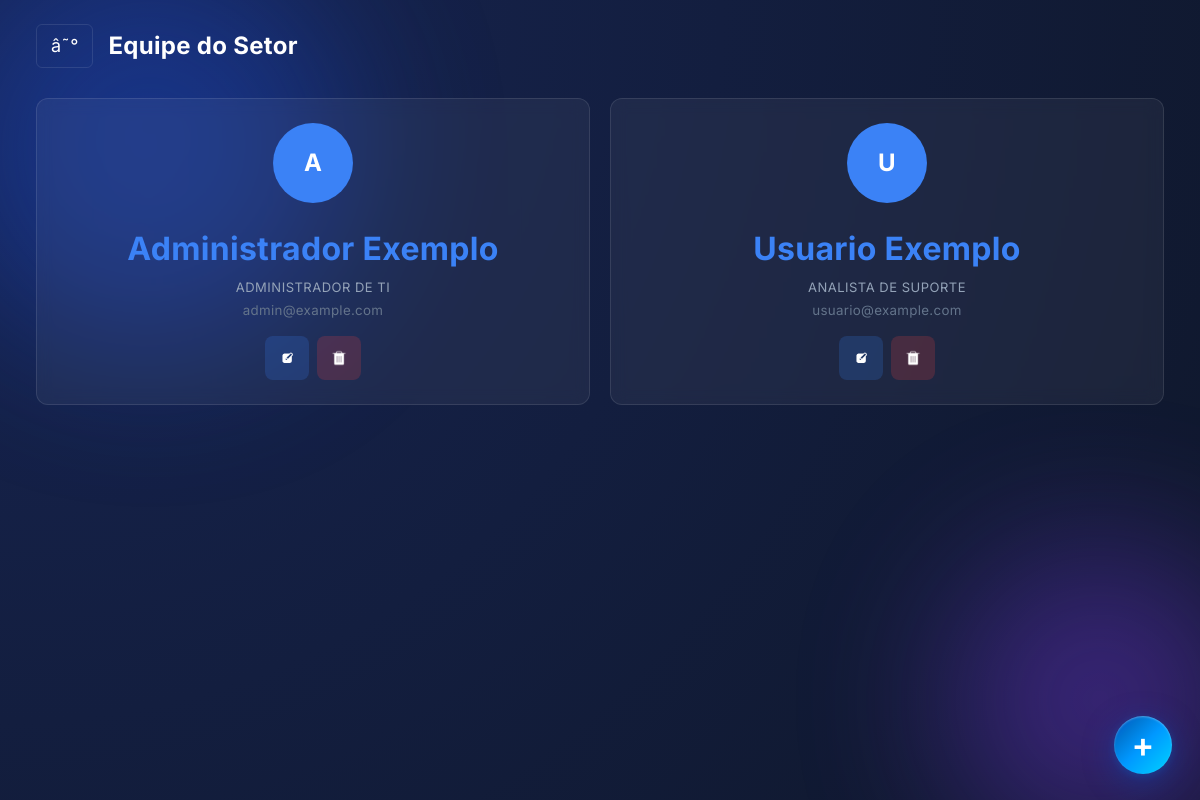
/pages/usuario.php (signed in), run on the app's committed database.
### tables this page shows
CREATE TABLE `usuarios` (
  `id` int(11) NOT NULL,
  `nome` varchar(150) NOT NULL,
  `email` varchar(150) NOT NULL,
  `senha` varchar(255) NOT NULL,
  `foto` longblob DEFAULT NULL,
  `cargo` varchar(100) DEFAULT NULL,
  `setor_id` int(11) NOT NULL,
  `ativo` tinyint(1) DEFAULT 1,
  `criado_em` timestamp NOT NULL DEFAULT current_timestamp(),
  `tipo` enum('admin','usuario') NOT NULL DEFAULT 'usuario'
);

### pages/usuario.php (the view, shortened to what this page needs)
<?php
require_once $_SERVER['DOCUMENT_ROOT'] . "/estoquemh/cone.php";
$isAdmin = ($_SESSION['usuario']['tipo'] ?? '') === 'admin';
$setor_id = $_SESSION['usuario']['setor_id'];
$sql_usuarios = "
SELECT id, nome, email, cargo, foto
FROM usuarios
WHERE setor_id = $setor_id
ORDER BY nome";
$result_usuarios = mysqli_query($cone, $sql_usuarios);
?>
<!DOCTYPE html>
<html lang="pt-br">
<head>
    <link rel="stylesheet" href="/estoquemh/css/style.css">
</head>
<body>
<div class="ambient-bg">
    <div class="orb orb-1"></div>
    <div class="orb orb-2"></div>
</div>
<div class="layout">
    <div class="main-content">
        <header class="topbar">
            <div style="display: flex; align-items: center; gap: 15px;">
                <button class="btn-toggle" onclick="toggleSidebar()">â˜°</button>
                <h1>Equipe do Setor</h1>
            </div>
        </header>
        <section class="cards">
            <?php if ($result_usuarios && mysqli_num_rows($result_usuarios) > 0): ?>
                <?php while ($user = mysqli_fetch_assoc($result_usuarios)): ?>
                    <div class="card">
                        <div style="margin-bottom: 15px;">
                            <?php if (!empty($user['foto'])): ?>
                                <img src="/estoquemh/php/foto_usuario.php?id=<?= $user['id'] ?>" class="perfil-foto" style="width: 80px; height: 80px;">
                            <?php else: ?>
                                <div style="width: 80px; height: 80px; background: #3b82f6; border-radius: 50%; display: flex; align-items: center; justify-content: center; font-size: 24px; font-weight: bold; color: #fff;">
                                    <?= strtoupper(substr($user['nome'], 0, 1)) ?>
                                </div>
                            <?php endif; ?>
                        </div>
                        <h3><?= htmlspecialchars($user['nome']) ?></h3>
                        <span><?= htmlspecialchars($user['cargo']) ?></span>
                        <small style="color: #64748b; margin-top: 5px;"><?= htmlspecialchars($user['email']) ?></small>
                        <div class="card-actions">
                            <button class="btn-icon btn-edit" onclick="abrirModalEdit(<?= $user['id'] ?>, '<?= htmlspecialchars($user['nome'], ENT_QUOTES) ?>', '<?= htmlspecialchars($user['email'], ENT_QUOTES) ?>', '<?= htmlspecialchars($user['cargo'], ENT_QUOTES) ?>')">
                                <img src="/estoquemh/img/editar.png" alt="Edit">
                            </button>
                            <?php if ($isAdmin): ?>
                                <button class="btn-icon btn-del" onclick="excluirUsuario(<?= (int)$user['id'] ?>, '<?= htmlspecialchars($user['nome'], ENT_QUOTES) ?>')">
                                    <img src="/estoquemh/img/excluir.png" alt="Del">
                                </button>
                            <?php endif; ?>
                        </div>
                    </div>
                <?php endwhile; ?>
            <?php else: ?>
                <p style="grid-column: 1/-1; text-align: center; color: var(--text-muted); padding: 40px;">
                    Nenhum usuÃ¡rio encontrado.
                </p>
            <?php endif; ?>
        </section>
    </div>
</div>
<button type="button" class="fab-add-item" onclick="abrirModalAdd()" aria-label="Adicionar usuário" title="Adicionar usuário">
    +
</button>
</body>
</html>

### data on the page
usuarios: nome "A", nome "Administrador Exemplo", cargo "ADMINISTRADOR DE TI", email "admin@example.com"
usuarios: nome "U", nome "Usuario Exemplo", cargo "ANALISTA DE SUPORTE", email "usuario@example.com"
